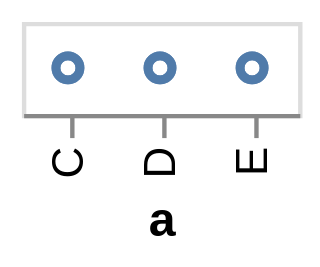

Vega-Lite specification stored for this chart:
### Vega specification from a JSON file in a GitHub repository (floating-point values rounded to 4 significant figures)
{"$schema": "https://vega.github.io/schema/vega/v4.json", "autosize": "pad", "padding": 5, "height": 21, "style": "cell", "data": [{"name": "source_0", "values": [{"a": "C", "b": 2}, {"a": "C", "b": 7}, {"a": "C", "b": 4}, {"a": "D", "b": 1}, {"a": "D", "b": 2}, {"a": "D", "b": 6}, {"a": "E", "b": 8}, {"a": "E", "b": 4}, {"a": "E", "b": 7}]}], "signals": [{"name": "x_step", "value": 21}, {"name": "width", "update": "bandspace(domain('x').length, 1, 0.5) * x_step"}], "marks": [{"name": "marks", "type": "symbol", "style": ["point"], "from": {"data": "source_0"}, "encode": {"update": {"opacity": {"value": 0.7}, "fill": {"value": "transparent"}, "stroke": {"value": "#4c78a8"}, "x": {"scale": "x", "field": "a"}, "y": {"signal": "height", "mult": 0.5}}}}], "scales": [{"name": "x", "type": "point", "domain": {"data": "source_0", "field": "a", "sort": true}, "range": {"step": {"signal": "x_step"}}, "padding": 0.5}], "axes": [{"scale": "x", "orient": "bottom", "grid": false, "title": "a", "encode": {"labels": {"update": {"angle": {"value": 270}, "align": {"value": "right"}, "baseline": {"value": "middle"}}}}, "zindex": 1}], "config": {"axisY": {"minExtent": 30}}}
